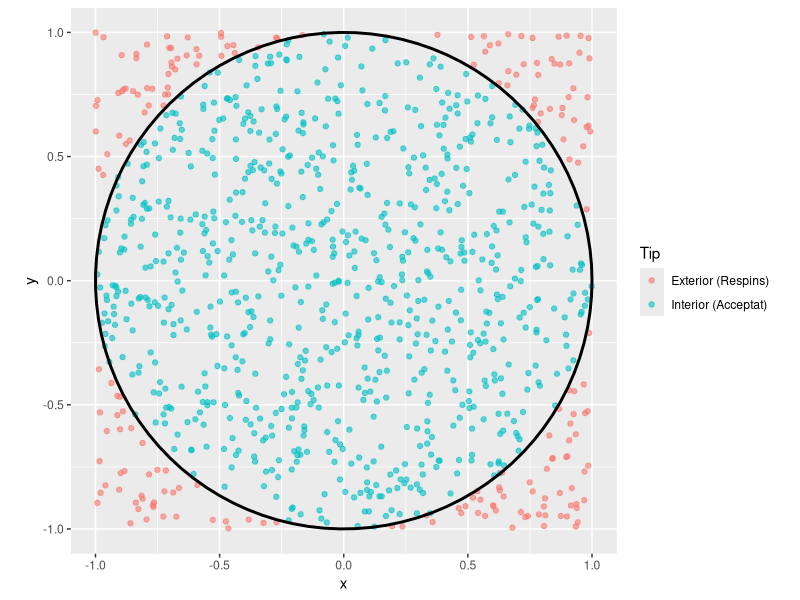

R code for this plot: (Note: this script raises an error after producing the figure.)

library(ggplot2)

set.seed(123)

# Metoda acceptare respingere


N <- 1000 # 1000 de puncte 
x_square <- runif(N, min = -1, max = 1) # in patratul [-1, 1]
y_square <- runif(N, min = -1, max = 1)

#distanta fata de origine
distanta <- sqrt(x_square^2 + y_square^2)

# conditia de acceptare 
# daca distanta de la (0,0) pana la (x,y) <= 1 atunci punctul se afla in cerc
acceptat <- distanta <= 1 

#data frame pentru plotare
df_respingere <- data.frame(
  x = x_square,
  y = y_square,
  Tip = ifelse(acceptat, "Interior (Acceptat)", "Exterior (Respins)"),
  Dist = distanta
)


p1 <- ggplot(df_respingere, aes(x = x, y = y, color = Tip)) +
  geom_point(alpha = 0.6) +
  #cercul unitate pentru referinta
  annotate("path",
           x = cos(seq(0, 2*pi, length.out = 100)),
           y = sin(seq(0, 2*pi, length.out = 100)),
           color = "black", size = 1) +
  coord_fixed() #pastreaza aspectul de cerc
  scale_color_manual(values = c("red", "blue")) +
  theme_minimal() +
  labs(title = "Metoda 1: Acceptare-Respingere",
       subtitle = "Puncte generate uniform in patrat [-1, 1]",
       x = "X", y = "Y")

print(p1)

#3
# Luam doar punctele acceptate 
puncte_disc <- df_respingere[df_respingere$Tip == "Interior (Acceptat)", ]
media_empirica <- mean(puncte_disc$Dist)
media_teoretica <- 2/3

cat(" Rezultate Metoda 1 \n")
cat("Numar puncte acceptate:", nrow(puncte_disc), "\n")
cat("Media distantei (Empiric):", round(media_empirica, 4), "\n")
cat("Media distantei (Teoretic):", round(media_teoretica, 4), "\n")

cat("Eroare absoluta:", abs(media_empirica - media_teoretica), "\n\n")


# Metoda cu coordonate polare

# Generam N puncte DIRECT in disc
# Theta uniform pe [0, 2pi]
theta <- runif(N, 0, 2*pi)


# daca folosesc doar runif(N, 0, 1), punctele se aglomereaza  in centru
r <- sqrt(runif(N, 0, 1)) 

# Conversia in cartezian
x_polar <- r * cos(theta)
y_polar <- r * sin(theta)

df_polar <- data.frame(x = x_polar, y = y_polar)

p2 <- ggplot(df_polar, aes(x = x, y = y)) +
  geom_point(color = "darkgreen", alpha = 0.6) +
  annotate("path",
           x = cos(seq(0, 2*pi, length.out = 100)),
           y = sin(seq(0, 2*pi, length.out = 100)),
           color = "black", size = 1) +
  coord_fixed(xlim = c(-1, 1), ylim = c(-1, 1)) +
  theme_minimal() +
  labs(title = "Metoda 2: Coordonate Polare",
       x = "X", y = "Y")

print(p2)

